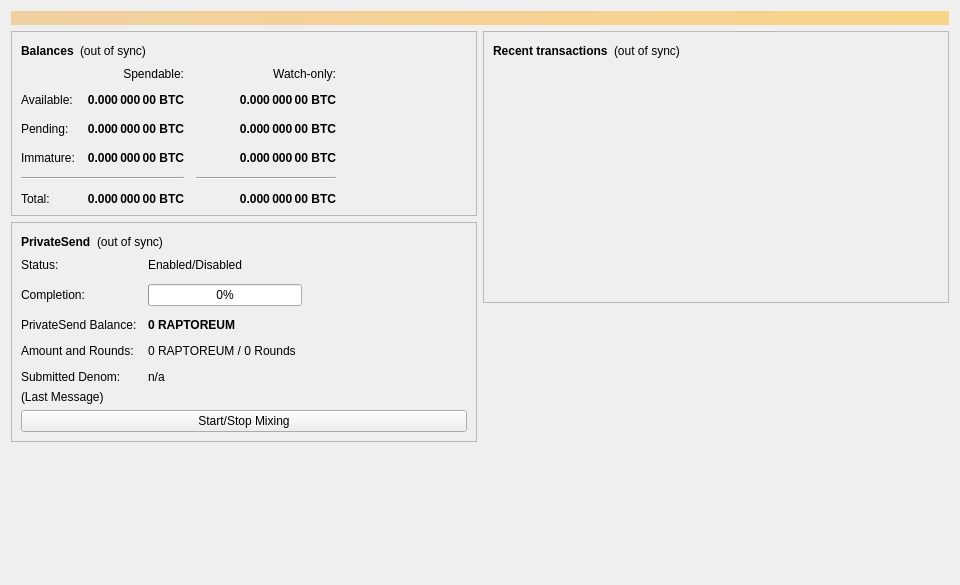
<?xml version="1.0" encoding="UTF-8"?>
<ui version="4.0">
 <class>OverviewPage</class>
 <widget class="QWidget" name="OverviewPage">
  <property name="geometry">
   <rect>
    <x>0</x>
    <y>0</y>
    <width>960</width>
    <height>585</height>
   </rect>
  </property>
  <property name="minimumSize">
   <size>
    <width>960</width>
    <height>0</height>
   </size>
  </property>
  <property name="windowTitle">
   <string>Form</string>
  </property>
  <layout class="QVBoxLayout" name="topLayout">
   <item>
    <widget class="QLabel" name="labelAlerts">
     <property name="visible">
      <bool>false</bool>
     </property>
     <property name="styleSheet">
      <string notr="true">QLabel { background-color: qlineargradient(x1: 0, y1: 0, x2: 1, y2: 0, stop:0 #F0D0A0, stop:1 #F8D488); color:#000000; }</string>
     </property>
     <property name="wordWrap">
      <bool>true</bool>
     </property>
     <property name="margin">
      <number>3</number>
     </property>
     <property name="textInteractionFlags">
      <set>Qt::TextSelectableByMouse</set>
     </property>
    </widget>
   </item>
   <item>
    <layout class="QHBoxLayout" name="horizontalLayout" stretch="1,1">
     <item>
      <layout class="QVBoxLayout" name="verticalLayout_2">
       <item>
        <widget class="QFrame" name="frame">
         <property name="frameShape">
          <enum>QFrame::StyledPanel</enum>
         </property>
         <property name="frameShadow">
          <enum>QFrame::Raised</enum>
         </property>
         <layout class="QVBoxLayout" name="verticalLayout_4">
          <item>
           <layout class="QHBoxLayout" name="horizontalLayout_4">
            <item>
             <widget class="QLabel" name="label_5">
              <property name="font">
               <font>
                <weight>75</weight>
                <bold>true</bold>
               </font>
              </property>
              <property name="text">
               <string>Balances</string>
              </property>
             </widget>
            </item>
            <item>
             <widget class="QLabel" name="labelWalletStatus">
              <property name="toolTip">
               <string>The displayed information may be out of date. Your wallet automatically synchronizes with the Stealeum network after a connection is established, but this process has not completed yet.</string>
              </property>
              <property name="text">
               <string notr="true">(out of sync)</string>
              </property>
              <property name="alignment">
               <set>Qt::AlignLeading|Qt::AlignLeft|Qt::AlignVCenter</set>
              </property>
             </widget>
            </item>
            <item>
             <spacer name="horizontalSpacer_3">
              <property name="orientation">
               <enum>Qt::Horizontal</enum>
              </property>
              <property name="sizeHint" stdset="0">
               <size>
                <width>40</width>
                <height>20</height>
               </size>
              </property>
             </spacer>
            </item>
           </layout>
          </item>
          <item>
           <layout class="QGridLayout" name="gridLayout">
            <property name="spacing">
             <number>12</number>
            </property>
            <item row="2" column="2">
             <widget class="QLabel" name="labelWatchPending">
              <property name="font">
               <font>
                <weight>75</weight>
                <bold>true</bold>
               </font>
              </property>
              <property name="cursor">
               <cursorShape>IBeamCursor</cursorShape>
              </property>
              <property name="toolTip">
               <string>Unconfirmed transactions to watch-only addresses</string>
              </property>
              <property name="text">
               <string notr="true">0.000 000 00 BTC</string>
              </property>
              <property name="alignment">
               <set>Qt::AlignRight|Qt::AlignTrailing|Qt::AlignVCenter</set>
              </property>
              <property name="textInteractionFlags">
               <set>Qt::LinksAccessibleByMouse|Qt::TextSelectableByKeyboard|Qt::TextSelectableByMouse</set>
              </property>
             </widget>
            </item>
            <item row="2" column="1">
             <widget class="QLabel" name="labelUnconfirmed">
              <property name="font">
               <font>
                <weight>75</weight>
                <bold>true</bold>
               </font>
              </property>
              <property name="cursor">
               <cursorShape>IBeamCursor</cursorShape>
              </property>
              <property name="toolTip">
               <string>Total of transactions that have yet to be confirmed, and do not yet count toward the spendable balance</string>
              </property>
              <property name="text">
               <string notr="true">0.000 000 00 BTC</string>
              </property>
              <property name="alignment">
               <set>Qt::AlignRight|Qt::AlignTrailing|Qt::AlignVCenter</set>
              </property>
              <property name="textInteractionFlags">
               <set>Qt::LinksAccessibleByMouse|Qt::TextSelectableByKeyboard|Qt::TextSelectableByMouse</set>
              </property>
             </widget>
            </item>
            <item row="3" column="2">
             <widget class="QLabel" name="labelWatchImmature">
              <property name="font">
               <font>
                <weight>75</weight>
                <bold>true</bold>
               </font>
              </property>
              <property name="cursor">
               <cursorShape>IBeamCursor</cursorShape>
              </property>
              <property name="toolTip">
               <string>Mined balance in watch-only addresses that has not yet matured</string>
              </property>
              <property name="text">
               <string notr="true">0.000 000 00 BTC</string>
              </property>
              <property name="alignment">
               <set>Qt::AlignRight|Qt::AlignTrailing|Qt::AlignVCenter</set>
              </property>
              <property name="textInteractionFlags">
               <set>Qt::LinksAccessibleByMouse|Qt::TextSelectableByKeyboard|Qt::TextSelectableByMouse</set>
              </property>
             </widget>
            </item>
            <item row="4" column="0" colspan="2">
             <widget class="Line" name="lineSpendableBalance">
              <property name="orientation">
               <enum>Qt::Horizontal</enum>
              </property>
             </widget>
            </item>
            <item row="4" column="2">
             <widget class="Line" name="lineWatchBalance">
              <property name="sizePolicy">
               <sizepolicy hsizetype="Preferred" vsizetype="Fixed">
                <horstretch>0</horstretch>
                <verstretch>0</verstretch>
               </sizepolicy>
              </property>
              <property name="minimumSize">
               <size>
                <width>140</width>
                <height>0</height>
               </size>
              </property>
              <property name="orientation">
               <enum>Qt::Horizontal</enum>
              </property>
             </widget>
            </item>
            <item row="5" column="0">
             <widget class="QLabel" name="labelTotalText">
              <property name="text">
               <string>Total:</string>
              </property>
             </widget>
            </item>
            <item row="3" column="1">
             <widget class="QLabel" name="labelImmature">
              <property name="font">
               <font>
                <weight>75</weight>
                <bold>true</bold>
               </font>
              </property>
              <property name="cursor">
               <cursorShape>IBeamCursor</cursorShape>
              </property>
              <property name="toolTip">
               <string>Mined balance that has not yet matured</string>
              </property>
              <property name="text">
               <string notr="true">0.000 000 00 BTC</string>
              </property>
              <property name="alignment">
               <set>Qt::AlignRight|Qt::AlignTrailing|Qt::AlignVCenter</set>
              </property>
              <property name="textInteractionFlags">
               <set>Qt::LinksAccessibleByMouse|Qt::TextSelectableByKeyboard|Qt::TextSelectableByMouse</set>
              </property>
             </widget>
            </item>
            <item row="2" column="3">
             <spacer name="horizontalSpacer_2">
              <property name="orientation">
               <enum>Qt::Horizontal</enum>
              </property>
              <property name="sizeHint" stdset="0">
               <size>
                <width>40</width>
                <height>20</height>
               </size>
              </property>
             </spacer>
            </item>
            <item row="3" column="0">
             <widget class="QLabel" name="labelImmatureText">
              <property name="text">
               <string>Immature:</string>
              </property>
             </widget>
            </item>
            <item row="5" column="1">
             <widget class="QLabel" name="labelTotal">
              <property name="font">
               <font>
                <weight>75</weight>
                <bold>true</bold>
               </font>
              </property>
              <property name="cursor">
               <cursorShape>IBeamCursor</cursorShape>
              </property>
              <property name="toolTip">
               <string>Your current total balance</string>
              </property>
              <property name="text">
               <string notr="true">0.000 000 00 BTC</string>
              </property>
              <property name="alignment">
               <set>Qt::AlignRight|Qt::AlignTrailing|Qt::AlignVCenter</set>
              </property>
              <property name="textInteractionFlags">
               <set>Qt::LinksAccessibleByMouse|Qt::TextSelectableByKeyboard|Qt::TextSelectableByMouse</set>
              </property>
             </widget>
            </item>
            <item row="5" column="2">
             <widget class="QLabel" name="labelWatchTotal">
              <property name="font">
               <font>
                <weight>75</weight>
                <bold>true</bold>
               </font>
              </property>
              <property name="cursor">
               <cursorShape>IBeamCursor</cursorShape>
              </property>
              <property name="toolTip">
               <string>Current total balance in watch-only addresses</string>
              </property>
              <property name="text">
               <string notr="true">0.000 000 00 BTC</string>
              </property>
              <property name="alignment">
               <set>Qt::AlignRight|Qt::AlignTrailing|Qt::AlignVCenter</set>
              </property>
              <property name="textInteractionFlags">
               <set>Qt::LinksAccessibleByMouse|Qt::TextSelectableByKeyboard|Qt::TextSelectableByMouse</set>
              </property>
             </widget>
            </item>
            <item row="0" column="2">
             <widget class="QLabel" name="labelWatchonly">
              <property name="text">
               <string>Watch-only:</string>
              </property>
              <property name="alignment">
               <set>Qt::AlignRight|Qt::AlignTrailing|Qt::AlignVCenter</set>
              </property>
             </widget>
            </item>
            <item row="1" column="0">
             <widget class="QLabel" name="labelBalanceText">
              <property name="text">
               <string>Available:</string>
              </property>
             </widget>
            </item>
            <item row="1" column="1">
             <widget class="QLabel" name="labelBalance">
              <property name="font">
               <font>
                <weight>75</weight>
                <bold>true</bold>
               </font>
              </property>
              <property name="cursor">
               <cursorShape>IBeamCursor</cursorShape>
              </property>
              <property name="toolTip">
               <string>Your current spendable balance</string>
              </property>
              <property name="text">
               <string notr="true">0.000 000 00 BTC</string>
              </property>
              <property name="alignment">
               <set>Qt::AlignRight|Qt::AlignTrailing|Qt::AlignVCenter</set>
              </property>
              <property name="textInteractionFlags">
               <set>Qt::LinksAccessibleByMouse|Qt::TextSelectableByKeyboard|Qt::TextSelectableByMouse</set>
              </property>
             </widget>
            </item>
            <item row="1" column="2">
             <widget class="QLabel" name="labelWatchAvailable">
              <property name="font">
               <font>
                <weight>75</weight>
                <bold>true</bold>
               </font>
              </property>
              <property name="cursor">
               <cursorShape>IBeamCursor</cursorShape>
              </property>
              <property name="toolTip">
               <string>Your current balance in watch-only addresses</string>
              </property>
              <property name="text">
               <string notr="true">0.000 000 00 BTC</string>
              </property>
              <property name="alignment">
               <set>Qt::AlignRight|Qt::AlignTrailing|Qt::AlignVCenter</set>
              </property>
              <property name="textInteractionFlags">
               <set>Qt::LinksAccessibleByMouse|Qt::TextSelectableByKeyboard|Qt::TextSelectableByMouse</set>
              </property>
             </widget>
            </item>
            <item row="2" column="0">
             <widget class="QLabel" name="labelPendingText">
              <property name="text">
               <string>Pending:</string>
              </property>
             </widget>
            </item>
            <item row="0" column="1">
             <widget class="QLabel" name="labelSpendable">
              <property name="text">
               <string>Spendable:</string>
              </property>
              <property name="alignment">
               <set>Qt::AlignRight|Qt::AlignTrailing|Qt::AlignVCenter</set>
              </property>
             </widget>
            </item>
           </layout>
          </item>
         </layout>
        </widget>
       </item>
       <item>
        <widget class="QFrame" name="framePrivateSend">
         <property name="layoutDirection">
          <enum>Qt::LeftToRight</enum>
         </property>
         <property name="frameShape">
          <enum>QFrame::StyledPanel</enum>
         </property>
         <property name="frameShadow">
          <enum>QFrame::Raised</enum>
         </property>
         <layout class="QVBoxLayout" name="VerticalLayout_PS1">
          <item>
           <layout class="QHBoxLayout" name="horizontalLayout_5">
            <item>
             <widget class="QLabel" name="labelPrivateSendHeader">
              <property name="font">
               <font>
                <weight>75</weight>
                <bold>true</bold>
               </font>
              </property>
              <property name="text">
               <string>PrivateSend</string>
              </property>
             </widget>
            </item>
            <item>
             <widget class="QLabel" name="labelPrivateSendSyncStatus">
              <property name="toolTip">
               <string>The displayed information may be out of date. Your wallet automatically synchronizes with the Stealeum network after a connection is established, but this process has not completed yet.</string>
              </property>
              <property name="text">
               <string notr="true">(out of sync)</string>
              </property>
              <property name="alignment">
               <set>Qt::AlignLeading|Qt::AlignLeft|Qt::AlignVCenter</set>
              </property>
             </widget>
            </item>
            <item>
             <spacer name="horizontalSpacer_4">
              <property name="orientation">
               <enum>Qt::Horizontal</enum>
              </property>
              <property name="sizeHint" stdset="0">
               <size>
                <width>40</width>
                <height>20</height>
               </size>
              </property>
             </spacer>
            </item>
           </layout>
          </item>
          <item>
           <layout class="QFormLayout" name="privateSendFormLayout">
            <property name="fieldGrowthPolicy">
             <enum>QFormLayout::AllNonFixedFieldsGrow</enum>
            </property>
            <property name="horizontalSpacing">
             <number>11</number>
            </property>
            <property name="verticalSpacing">
             <number>12</number>
            </property>
            <item row="0" column="0">
             <widget class="QLabel" name="labelPrivateSendEnabledText">
              <property name="text">
               <string>Status:</string>
              </property>
             </widget>
            </item>
            <item row="0" column="1">
             <widget class="QLabel" name="labelPrivateSendEnabled">
              <property name="text">
               <string>Enabled/Disabled</string>
              </property>
             </widget>
            </item>
            <item row="1" column="0">
             <widget class="QLabel" name="labelCompletitionText">
              <property name="text">
               <string>Completion:</string>
              </property>
             </widget>
            </item>
            <item row="1" column="1">
             <widget class="QProgressBar" name="privateSendProgress">
              <property name="maximumSize">
               <size>
                <width>154</width>
                <height>16777215</height>
               </size>
              </property>
              <property name="value">
               <number>0</number>
              </property>
             </widget>
            </item>
            <item row="2" column="0">
             <widget class="QLabel" name="labelAnonymizedText">
              <property name="text">
               <string>PrivateSend Balance:</string>
              </property>
             </widget>
            </item>
            <item row="2" column="1">
             <widget class="QLabel" name="labelAnonymized">
              <property name="font">
               <font>
                <weight>75</weight>
                <bold>true</bold>
               </font>
              </property>
              <property name="text">
               <string notr="true">0 RAPTOREUM</string>
              </property>
             </widget>
            </item>
            <item row="3" column="0">
             <widget class="QLabel" name="labelAmountAndRoundsText">
              <property name="text">
               <string>Amount and Rounds:</string>
              </property>
             </widget>
            </item>
            <item row="3" column="1">
             <widget class="QLabel" name="labelAmountRounds">
              <property name="text">
               <string>0 RAPTOREUM / 0 Rounds</string>
              </property>
             </widget>
            </item>
            <item row="4" column="0">
             <widget class="QLabel" name="labelSubmittedDenomText">
              <property name="text">
               <string>Submitted Denom:</string>
              </property>
             </widget>
            </item>
            <item row="4" column="1">
             <widget class="QLabel" name="labelSubmittedDenom">
              <property name="toolTip">
               <string>The denominations you submitted to the Smartnode.&lt;br&gt;To mix, other users must submit the exact same denominations.</string>
              </property>
              <property name="text">
               <string>n/a</string>
              </property>
             </widget>
            </item>
           </layout>
          </item>
          <item>
           <layout class="QVBoxLayout" name="VerticalLayout_PS">
            <item>
             <widget class="QLabel" name="labelPrivateSendLastMessage">
              <property name="text">
               <string>(Last Message)</string>
              </property>
              <property name="alignment">
               <set>Qt::AlignLeading|Qt::AlignLeft|Qt::AlignTop</set>
              </property>
              <property name="wordWrap">
               <bool>true</bool>
              </property>
             </widget>
            </item>
            <item>
             <widget class="QPushButton" name="togglePrivateSend">
              <property name="sizePolicy">
               <sizepolicy hsizetype="MinimumExpanding" vsizetype="Fixed">
                <horstretch>0</horstretch>
                <verstretch>0</verstretch>
               </sizepolicy>
              </property>
              <property name="text">
               <string>Start/Stop Mixing</string>
              </property>
             </widget>
            </item>
           </layout>
          </item>
         </layout>
        </widget>
       </item>
       <item>
        <spacer name="verticalSpacer">
         <property name="orientation">
          <enum>Qt::Vertical</enum>
         </property>
         <property name="sizeHint" stdset="0">
          <size>
           <width>20</width>
           <height>40</height>
          </size>
         </property>
        </spacer>
       </item>
      </layout>
     </item>
     <item>
      <layout class="QVBoxLayout" name="verticalLayout_3">
       <item>
        <widget class="QFrame" name="frame_2">
         <property name="frameShape">
          <enum>QFrame::StyledPanel</enum>
         </property>
         <property name="frameShadow">
          <enum>QFrame::Raised</enum>
         </property>
         <layout class="QVBoxLayout" name="verticalLayout">
          <item>
           <layout class="QHBoxLayout" name="horizontalLayout_2">
            <item>
             <widget class="QLabel" name="label_4">
              <property name="font">
               <font>
                <weight>75</weight>
                <bold>true</bold>
               </font>
              </property>
              <property name="text">
               <string>Recent transactions</string>
              </property>
             </widget>
            </item>
            <item>
             <widget class="QLabel" name="labelTransactionsStatus">
              <property name="toolTip">
               <string>The displayed information may be out of date. Your wallet automatically synchronizes with the Stealeum network after a connection is established, but this process has not completed yet.</string>
              </property>
              <property name="text">
               <string notr="true">(out of sync)</string>
              </property>
              <property name="alignment">
               <set>Qt::AlignLeading|Qt::AlignLeft|Qt::AlignVCenter</set>
              </property>
             </widget>
            </item>
            <item>
             <spacer name="horizontalSpacer">
              <property name="orientation">
               <enum>Qt::Horizontal</enum>
              </property>
              <property name="sizeHint" stdset="0">
               <size>
                <width>40</width>
                <height>20</height>
               </size>
              </property>
             </spacer>
            </item>
           </layout>
          </item>
          <item>
           <widget class="QListView" name="listTransactions">
            <property name="styleSheet">
             <string notr="true">QListView { background: transparent; }</string>
            </property>
            <property name="frameShape">
             <enum>QFrame::NoFrame</enum>
            </property>
            <property name="verticalScrollBarPolicy">
             <enum>Qt::ScrollBarAlwaysOff</enum>
            </property>
            <property name="horizontalScrollBarPolicy">
             <enum>Qt::ScrollBarAlwaysOff</enum>
            </property>
            <property name="selectionMode">
             <enum>QAbstractItemView::NoSelection</enum>
            </property>
           </widget>
          </item>
         </layout>
        </widget>
       </item>
       <item>
        <spacer name="verticalSpacer_2">
         <property name="orientation">
          <enum>Qt::Vertical</enum>
         </property>
         <property name="sizeHint" stdset="0">
          <size>
           <width>20</width>
           <height>40</height>
          </size>
         </property>
        </spacer>
       </item>
      </layout>
     </item>
    </layout>
   </item>
  </layout>
 </widget>
 <resources/>
 <connections/>
</ui>
